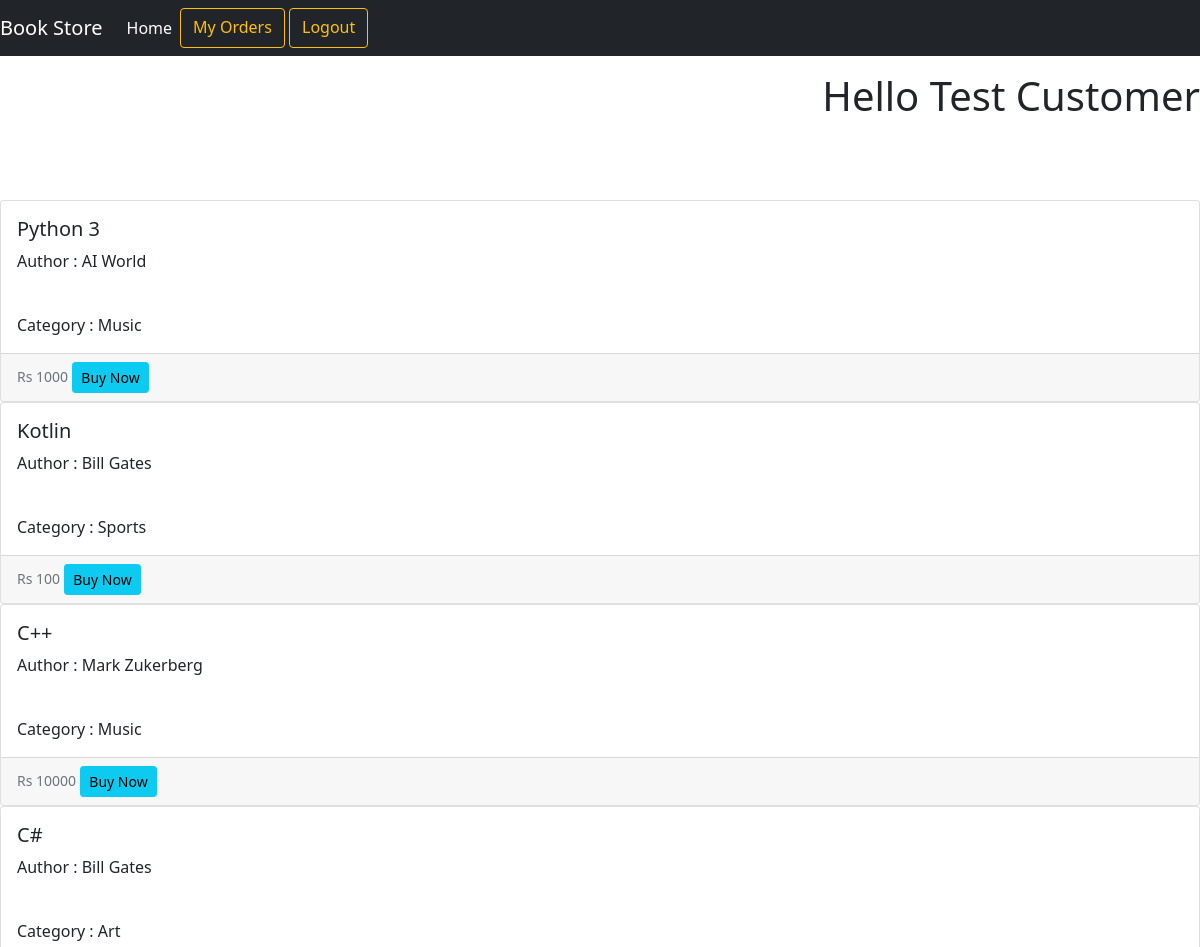
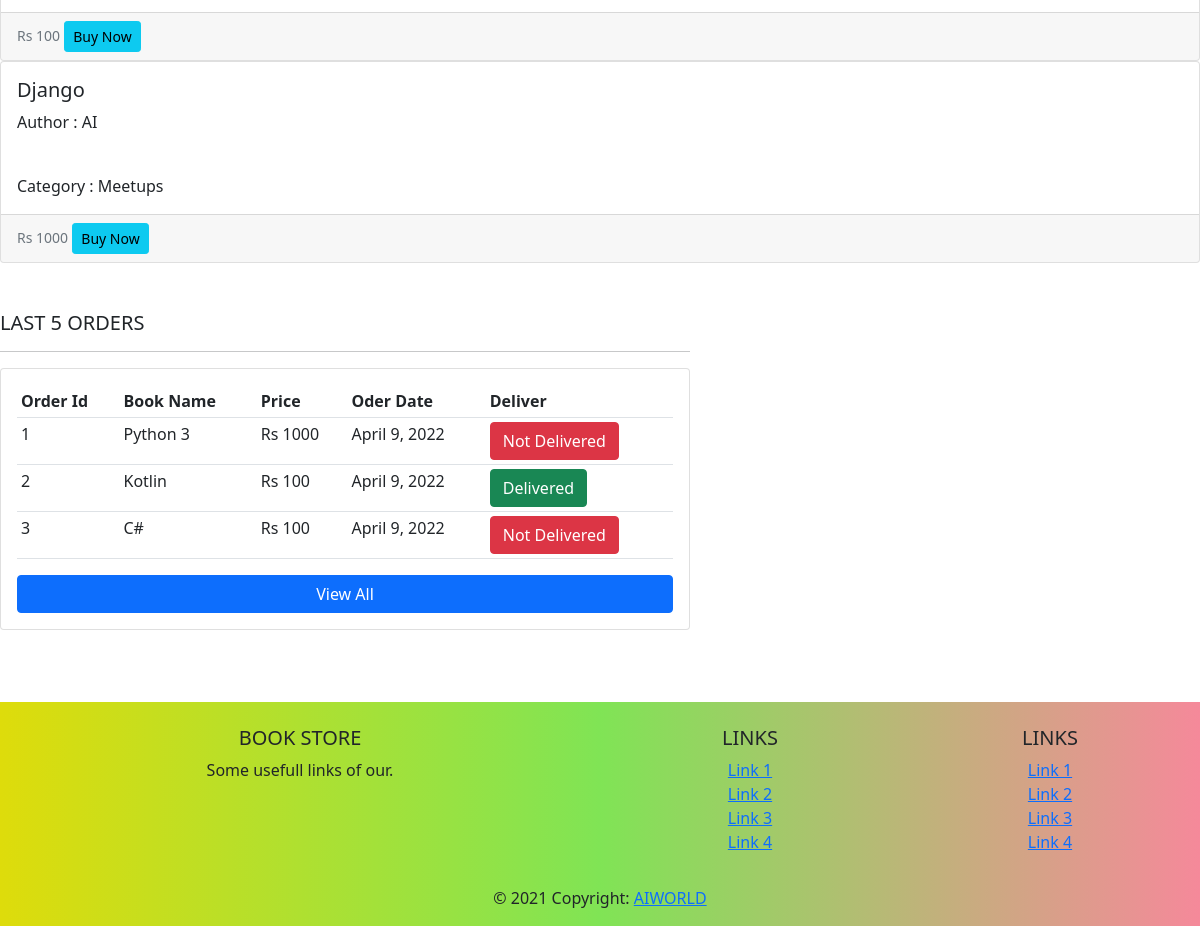
The page /book/user-dashboard/ (signed in) on the database its author committed (2 pictures, top to bottom).
### core/models.py (models this page shows)
class User(AbstractBaseUser, PermissionsMixin):
    email = models.EmailField(unique=True)
    first_name = models.CharField(max_length=30)
    last_name = models.CharField(max_length=30)
    mobile = models.CharField(max_length=13)
    address=models.CharField(max_length=200)
    date_joined = models.DateTimeField(auto_now_add=True)
    is_staff = models.BooleanField(default=False)
    is_customer = models.BooleanField(default=True)
    is_seller = models.BooleanField(default=False)
    objects = UserManager()
    USERNAME_FIELD = 'email'
    REQUIRED_FIELDS = ['first_name', 'last_name']
    def __str__(self):
        return str(self.first_name+" "+self.last_name)

### book/models.py (models this page shows, shortened)
class Book(models.Model):
	user = models.ForeignKey('core.User', on_delete=models.PROTECT)
	name = models.CharField(max_length=80)
	author = models.CharField(max_length=80)
	price = models.CharField(max_length=12)
	category = models.CharField(max_length=20, choices=BOOK_CATEGORY)
	date = models.DateField(auto_now_add=True)
	is_available = models.BooleanField()

class Order(models.Model):
	user = models.ForeignKey('core.User', on_delete=models.PROTECT)
	book = models.ForeignKey(Book, on_delete=models.PROTECT)
	book_user = models.IntegerField()
	order_date = models.DateField(auto_now_add=True)
	deliver = models.BooleanField(default=False)

### book/views.py (the view)
# urls.py: path('user-dashboard/', UserDashboardView.as_view(), name='user-dashboard'),
class UserDashboardView(TemplateView, LoginRequiredMixin):
    template_name = 'book/user_dashboard.html'
    login_url = 'core:user-login'
    redirect_field_name = 'core:user-login'
    def get_context_data(self, **kwargs):
        books = Book.objects.all().order_by('date')[0:10]
        orders = Order.objects.filter(user=self.request.user).order_by('order_date')[0:5]
        context = {'books': books, 'orders':orders }
        return context

### templates/book/user_dashboard.html (shortened to what this page needs)
{% extends 'core/main.html' %}
{% block content %}
<h1 style="text-align:right">Hello {{ request.user }}</h1>
<br>
<br>
<br>
<div class="card-deck">
    {% for book in books %}
    <div class="card">
        <div class="card-body">
            <h5 class="card-title">{{ book.name }}</h5>
            <p class="card-text">Author : {{ book.author }}</p><br>
            <p class="card-text">Category : {{ book.category }}</p>
        </div>
        <div class="card-footer">
            <small class="text-muted">Rs {{ book.price }}</small>
            <a class="btn btn-info btn-sm" href="{% url 'book:user-order' book.id%}">Buy Now</a>
        </div>
    </div>
    {% endfor %}
</div>
<br><br>
 <div class="row">
        <div class="col-md-7">
            <h5>LAST 5 ORDERS</h5>
            <hr>
            <div class="card card-body">
                <table class="table table-sm">
                    <tr>
                        <th>Order Id</th>
                        <th>Book Name</th>
                        <th>Price</th>
                        <th>Oder Date</th>
                        <th>Deliver</th>
                    </tr>
                    {% for order in orders %}
                        <tr>
                            <td>{{ order.id }}</td>
                            <td>{{ order.book.name }}</td>
                            <td>Rs {{ order.book.price }}</td>
                            <td>{{ order.order_date }}</td>
                            {% if order.deliver == False %}
                                <td>
                                    <a class="btn btn-danger" href="" disable>Not Delivered</a>
                                </td>
                            {% else %}
                                <td>
                                      <a class="btn btn-success" href="">Delivered</a>
                                </td>
                            {% endif %}
                        </tr>
                    {% endfor %}
                </table>
            <a class="btn btn-primary" href="{% url 'book:my-orders' %}">View All</a>
            </div>
        </div>
    </div>
<br><br><br>
{% endblock %}

### templates/core/main.html (shortened to what this page needs)
<!DOCTYPE html>
<html lang="en">
<head>
    {% load static %}
    <link rel="stylesheet" type="text/css" href="{% static 'bootstrap/css/bootstrap.min.css' %}">
</head>
<body>
    {% include 'core/navbar.html' %}
    <br><br><br>
        {% block content %}
        {% endblock %}
<footer class="page-footer font-small blue pt-4" style="background: rgb(222,220,11);background: linear-gradient(90deg, rgba(222,220,11,1) 0%, rgba(128,228,85,1) 50%, rgba(245,137,154,1) 100%);">
  <div class="container-fluid text-center text-md-left">
    <div class="row">
      <div class="col-md-6 mt-md-0 mt-3">
        <h5 class="text-uppercase">Book Store</h5>
        <p>Some usefull links of our.</p>
      </div>
      <div class="col-md-3 mb-md-0 mb-3">
        <h5 class="text-uppercase">Links</h5>
        <ul class="list-unstyled">
          <li>
            <a href="#!">Link 1</a>
          </li>
          <li>
            <a href="#!">Link 2</a>
          </li>
          <li>
            <a href="#!">Link 3</a>
          </li>
          <li>
            <a href="#!">Link 4</a>
          </li>
        </ul>
      </div>
      <div class="col-md-3 mb-md-0 mb-3">
        <h5 class="text-uppercase">Links</h5>
        <ul class="list-unstyled">
          <li>
            <a href="#!">Link 1</a>
          </li>
          <li>
            <a href="#!">Link 2</a>
          </li>
          <li>
            <a href="#!">Link 3</a>
          </li>
          <li>
            <a href="#!">Link 4</a>
          </li>
        </ul>
      </div>
    </div>
  </div>
  <div class="footer-copyright text-center py-3">© 2021 Copyright:
    <a href="https://mdbootstrap.com/"> AIWORLD</a>
  </div>
</footer>
</body>
</html>

### templates/core/navbar.html (shortened to what this page needs)
{% load static %}
<nav class="navbar navbar-expand-lg fixed-top navbar-dark bg-dark" >
  <a class="navbar-brand" href="#">Book Store</a>
  <div class="collapse navbar-collapse" id="navbarNavAltMarkup">
    <div class="navbar-nav">
        {% if request.user.is_authenticated %}
          {% if request.user.is_customer %}
          <a class="nav-item nav-link active" href="{% url 'book:user-dashboard' %}">Home</a>
              <a class="btn btn-outline-warning" href="{% url 'book:my-orders' %}">My Orders</a>&nbsp;
          {% elif request.user.is_seller %}
            <a class="nav-item nav-link active" href="{% url 'book:seller-dashboard' %}">Home</a>
              <a class="btn btn-outline-warning" href="{% url 'book:add-book' %}">Add Book</a>&nbsp;
          {% endif %}
        <a class="btn btn-outline-warning" href="{% url 'core:user-logout' %}">Logout</a>&nbsp;
        {% else %}
        <a class="nav-item nav-link active" href="{% url 'core:home' %}">Home</a>
        <a class="btn btn-outline-warning" href="{% url 'core:user-login' %}">Login</a>&nbsp;&nbsp;
        <a class="btn btn-outline-primary" href="{% url 'core:user-register' %}">Register</a>&nbsp;
        {% endif %}
    </div>
  </div>
</nav>

### rows shown on the page
User: user "Test Customer"
Book: name "Python 3", author "AI World", category "Music", price "1000"
Book: name "Kotlin", author "Bill Gates", category "Sports", price "100"
Book: name "C++", author "Mark Zukerberg", category "Music", price "10000"
Book: name "C#", author "Bill Gates", category "Art", price "100"
Book: name "Django", author "AI", category "Meetups", price "1000"
Order: id "1", book.name "Python 3", book.price "1000", order_date "April 9, 2022", deliver "Not Delivered"
Order: id "2", book.name "Kotlin", book.price "100", order_date "April 9, 2022", deliver "Delivered"
Order: id "3", book.name "C#", book.price "100", order_date "April 9, 2022", deliver "Not Delivered"
